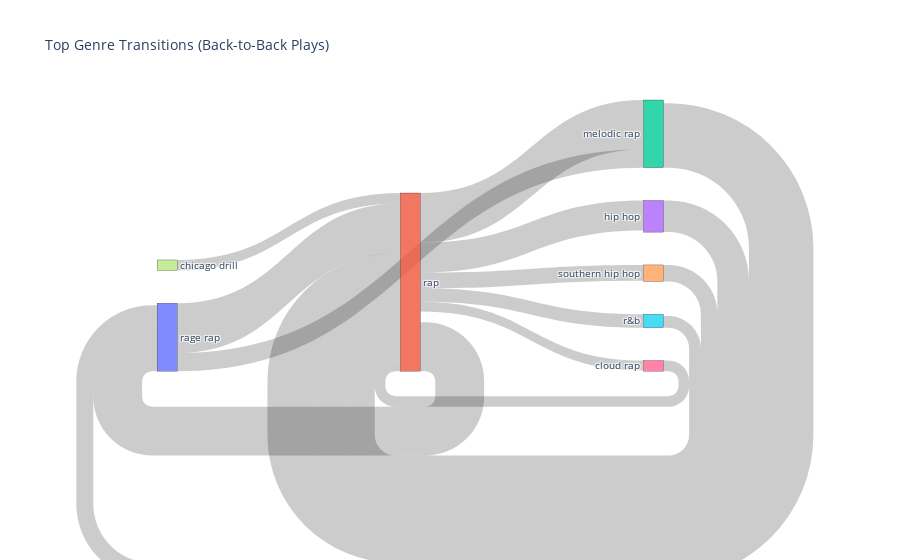

Notebook code cell kept with this figure:
### Markdown cell above
## Top Genre Transitions
This Sankey diagram will show me the most common transtions between genres I made.

### Code cell
import plotly.graph_objects as go

# Sort by timestamp
df_sorted = df.sort_values('ts').reset_index(drop=True)

# Get the next genre
df_sorted['next_genre'] = df_sorted['genre'].shift(-1)

# Filter out invalid transitions and same-genre transitions
genre_transitions = df_sorted[['genre', 'next_genre']].dropna()
genre_transitions = genre_transitions[genre_transitions['genre'] != genre_transitions['next_genre']]

# Count transitions
transition_counts = genre_transitions.groupby(['genre', 'next_genre']).size().reset_index(name='count')

# Keep only top 15 transitions (adjust if you want more)
top_transitions = transition_counts.sort_values('count', ascending=False).head(15)

# Get unique labels in order of appearance
labels = list(pd.unique(top_transitions[['genre', 'next_genre']].values.ravel()))

# Map genre to index
label_to_index = {label: i for i, label in enumerate(labels)}

# Build source, target, and value lists
source = top_transitions['genre'].map(label_to_index)
target = top_transitions['next_genre'].map(label_to_index)
value = top_transitions['count']

# Define color by genre group
color_map = {
    'rap': 'red',
    'melodic rap': 'orange',
    'rage rap': 'pink',
    'hip hop': 'blue',
    'r&b': 'purple',
    'metal': 'gray',
    # add more if needed...
}
node_colors = [color_map.get(label, 'lightgray') for label in labels]

# Uncomment below if using custom colors:
# node_color_arg = dict(color=node_colors)
node_color_arg = {}

# Create Sankey Diagram
fig = go.Figure(data=[go.Sankey(
    node=dict(
        pad=15,
        thickness=20,
        line=dict(color="black", width=.25),
        label=labels,
        **node_color_arg
    ),
    link=dict(
        source=source,
        target=target,
        value=value,
        hovertemplate='From %{source.label} → %{target.label}: %{value} transitions<extra></extra>'
    )
)])

fig.update_layout(title_text="Top Genre Transitions (Back-to-Back Plays)", font_size=10)
fig.show()

### Figure 1 — Plotly figure (JSON) as saved in the notebook; plotly's stock layout.template omitted (floating-point values rounded to 4 significant figures)
{"data": [{"link": {"hovertemplate": "From %{source.label} → %{target.label}: %{value} transitions<extra></extra>", "source": [0, 1, 1, 2, 3, 1, 0, 2, 4, 1, 1, 5, 6, 7, 1], "target": [1, 2, 0, 1, 1, 3, 2, 0, 1, 4, 5, 1, 1, 1, 6], "value": [1524, 1517, 1495, 1453, 968, 918, 554, 520, 505, 482, 411, 360, 324, 320, 301]}, "node": {"label": ["rage rap", "rap", "melodic rap", "hip hop", "southern hip hop", "r&b", "cloud rap", "chicago drill"], "line": {"color": "black", "width": 0.25}, "pad": 15, "thickness": 20}, "type": "sankey"}], "layout": {"font": {"size": 10}, "title": {"text": "Top Genre Transitions (Back-to-Back Plays)"}}}
